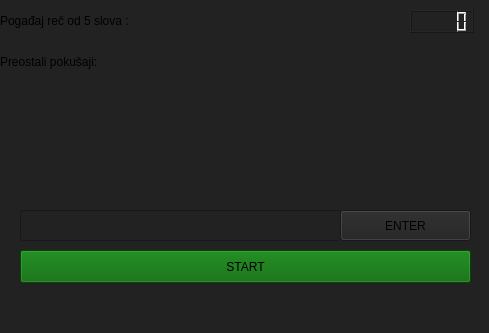
<?xml version="1.0" encoding="UTF-8"?>
<ui version="4.0">
 <class>MainWindow</class>
 <widget class="QMainWindow" name="MainWindow">
  <property name="geometry">
   <rect>
    <x>0</x>
    <y>0</y>
    <width>489</width>
    <height>333</height>
   </rect>
  </property>
  <property name="windowTitle">
   <string>MainWindow</string>
  </property>
  <property name="styleSheet">
   <string notr="true">background-color: #222222;</string>
  </property>
  <widget class="QWidget" name="centralwidget">
   <widget class="QLabel" name="wordLabel">
    <property name="geometry">
     <rect>
      <x>0</x>
      <y>0</y>
      <width>531</width>
      <height>42</height>
     </rect>
    </property>
    <property name="styleSheet">
     <string notr="true">font: 20pt &quot;Ubuntu&quot;;</string>
    </property>
    <property name="text">
     <string>Pogađaj reč od 5 slova :</string>
    </property>
   </widget>
   <widget class="QLabel" name="attemptsLabel">
    <property name="geometry">
     <rect>
      <x>0</x>
      <y>50</y>
      <width>401</width>
      <height>23</height>
     </rect>
    </property>
    <property name="text">
     <string>Preostali pokušaji:</string>
    </property>
   </widget>
   <widget class="QLineEdit" name="guessLineEdit">
    <property name="geometry">
     <rect>
      <x>20</x>
      <y>210</y>
      <width>321</width>
      <height>31</height>
     </rect>
    </property>
   </widget>
   <widget class="QPushButton" name="guessButton">
    <property name="geometry">
     <rect>
      <x>340</x>
      <y>210</y>
      <width>131</width>
      <height>31</height>
     </rect>
    </property>
    <property name="text">
     <string>ENTER</string>
    </property>
   </widget>
   <widget class="QPushButton" name="startButton">
    <property name="geometry">
     <rect>
      <x>20</x>
      <y>250</y>
      <width>451</width>
      <height>33</height>
     </rect>
    </property>
    <property name="styleSheet">
     <string notr="true">background-color: #006400;</string>
    </property>
    <property name="text">
     <string>START</string>
    </property>
   </widget>
   <widget class="QLabel" name="feedbackLabel">
    <property name="geometry">
     <rect>
      <x>10</x>
      <y>80</y>
      <width>461</width>
      <height>91</height>
     </rect>
    </property>
    <property name="text">
     <string/>
    </property>
   </widget>
   <widget class="QLCDNumber" name="lcdNumber">
    <property name="geometry">
     <rect>
      <x>410</x>
      <y>10</y>
      <width>64</width>
      <height>23</height>
     </rect>
    </property>
   </widget>
  </widget>
  <widget class="QMenuBar" name="menubar">
   <property name="geometry">
    <rect>
     <x>0</x>
     <y>0</y>
     <width>489</width>
     <height>28</height>
    </rect>
   </property>
  </widget>
  <widget class="QStatusBar" name="statusbar"/>
 </widget>
 <resources/>
 <connections/>
</ui>
